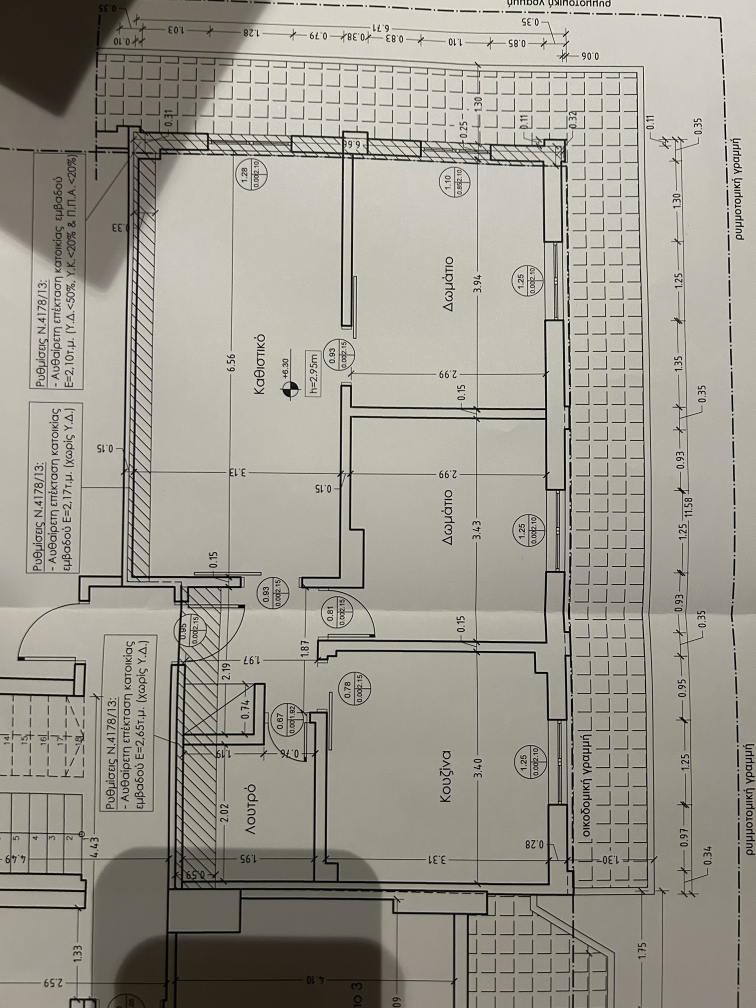
#> input picture source/drawings/old-floor-plan-photo.jpg, 1512 x 2016 px (shown at 1/2 size)
$ python extract_walls.py ../source/drawings/old-floor-plan-photo.jpg
#> lines starting #> are read from the running program, lines starting #| are printed output that depends on the picture; after the words box and inside, x2 and y2 are one past the last pixel; in counts of white or black regions, pixels touching at a corner belong together
"""Measure wall positions from the plumbing-plan PDF.

Renders the PDF at 200 dpi, keeps the wall fill colour (RGB 185,185,185),
and prints wall rectangles in metres. Origin is the outer corner of the two
balcony-facing walls (top-left on the drawing); x runs right, z runs toward
the back of the flat.

Scale: 135.5 px per metre at 200 dpi, checked against the drawing's own room
areas (the kitchen comes out at 11.38 m², as labelled).

Usage:
    pdftoppm -r 200 -png source/drawings/plumbing-plan-ydravliki.pdf /tmp/p200
    python3 tools/extract_walls.py /tmp/p200-1.png
"""
import sys

import numpy as np
from PIL import Image

PX_PER_M = 135.5
ORIGIN_PX = (276, 552)  # outer wall corner on the 200 dpi render
CELL = 4                # px per grid cell (~3 cm)


def wall_mask(path):
    a = np.array(Image.open(path).convert("RGB")).astype(int)
    m = (abs(a[..., 0] - 185) < 4) & (abs(a[..., 1] - 185) < 4) & (abs(a[..., 2] - 185) < 4)
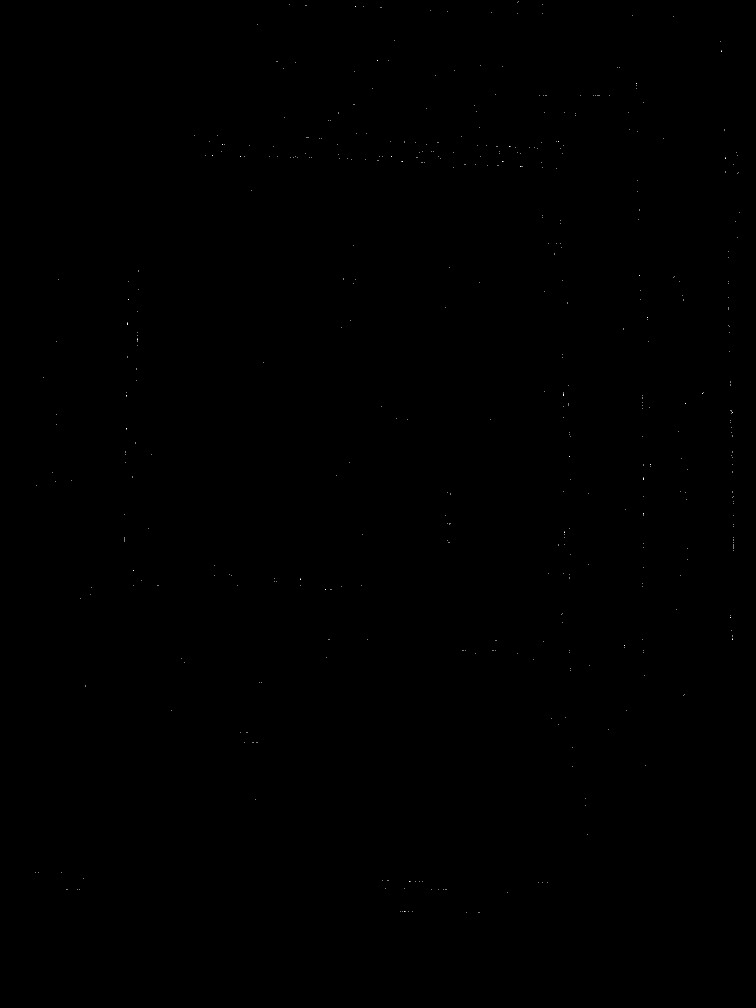
#> m: shape (2016, 1512) bool (shown at 1/2 size); 0.02% white in thin lines or dots, all inside (x1, y1, x2, y2) = (70, 2, 1480, 1825)
    m[:500, :] = False   # title block
#> m: shape (2016, 1512) bool; 0.01% white in thin lines or dots, all inside (x1, y1, x2, y2) = (70, 502, 1467, 1825)
    m[:, 1830:] = False  # legend
    return m


def rectangles(mask):
    h, w = mask.shape[0] // CELL, mask.shape[1] // CELL
#> h = 504; w = 378
    g = mask[: h * CELL, : w * CELL].reshape(h, CELL, w, CELL).mean(axis=(1, 3)) > 0.5
#> g: shape (504, 378) bool; every value is 0
    used = np.zeros_like(g)
    out = []
    for i in range(h):
        for j in range(w):
            if not g[i, j] or used[i, j]:
                continue
            rw = 0
            while j + rw < w and g[i, j + rw] and not used[i, j + rw]:
                rw += 1
            rh = 1
            while i + rh < h and g[i + rh, j:j + rw].all() and not used[i + rh, j:j + rw].any():
                rh += 1
            used[i:i + rh, j:j + rw] = True
            if rw * rh >= 6:
                out.append(((j * CELL - ORIGIN_PX[0]) / PX_PER_M, (i * CELL - ORIGIN_PX[1]) / PX_PER_M,
                            rw * CELL / PX_PER_M, rh * CELL / PX_PER_M))
#> after the loop, out = []
    return out


if __name__ == "__main__":
    for x, z, w, d in rectangles(wall_mask(sys.argv[1])):
        print(f"x={x:5.2f} z={z:5.2f} w={w:4.2f} d={d:4.2f}")
